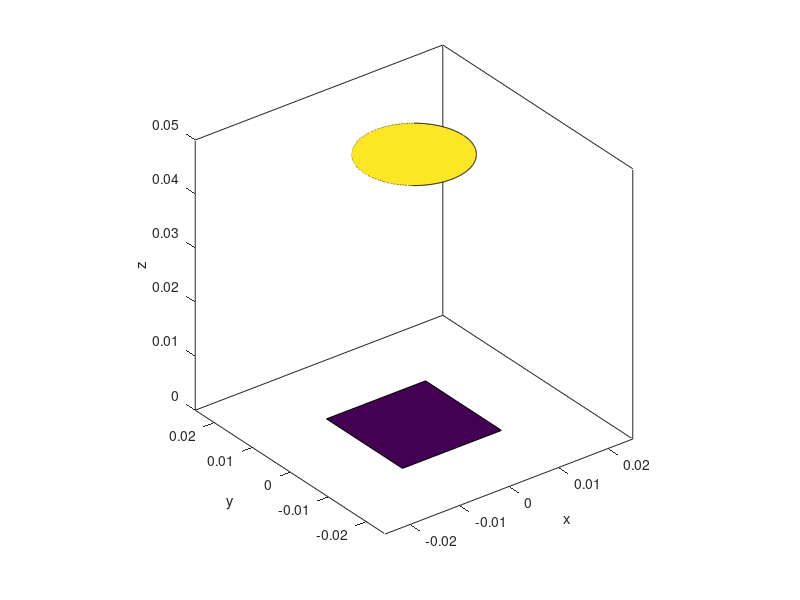

The MATLAB source for this figure: (Note: this script raises an error after producing the figure.)
close all
clear
clc
%% Set parameters
focus_length = 2e-2;
wave_length = 1e-14;
lens2source = 5e-2;
target2lens = 3e-2; 
lens_radius = 1e-2;

source_distribution = {zeros(512,512),2e-2/512};
target_position = [0,0];
%% Plot the lens
THETA = 0:0.01:2*pi;
X = lens_radius*cos(THETA);
Y = lens_radius*sin(THETA);
Z = 0*X + lens2source;
C = X*0 + 0.5;
fill3(X,Y,Z,C)
axis equal
xlabel('x')
ylabel('y')
zlabel('z')
%% Plot the source plane
hold on
sp_sz = size(source_distribution{1});
res = source_distribution{2};
X = [sp_sz(2)/2*res, sp_sz(2)/2*res, -sp_sz(2)/2*res, -sp_sz(2)/2*res, sp_sz(2)/2*res];
Y = [sp_sz(1)/2*res, -sp_sz(1)/2*res, -sp_sz(1)/2*res, sp_sz(1)/2*res, sp_sz(1)/2*res];
Z = 0*X;
C = X*0 + 0.3;
fill3(X,Y,Z,C)
%% Calculations
target_distribution = f_wave_propergation( source_distribution, ...
    focus_length, wave_length, lens2source, target2lens, lens_radius, target_position);